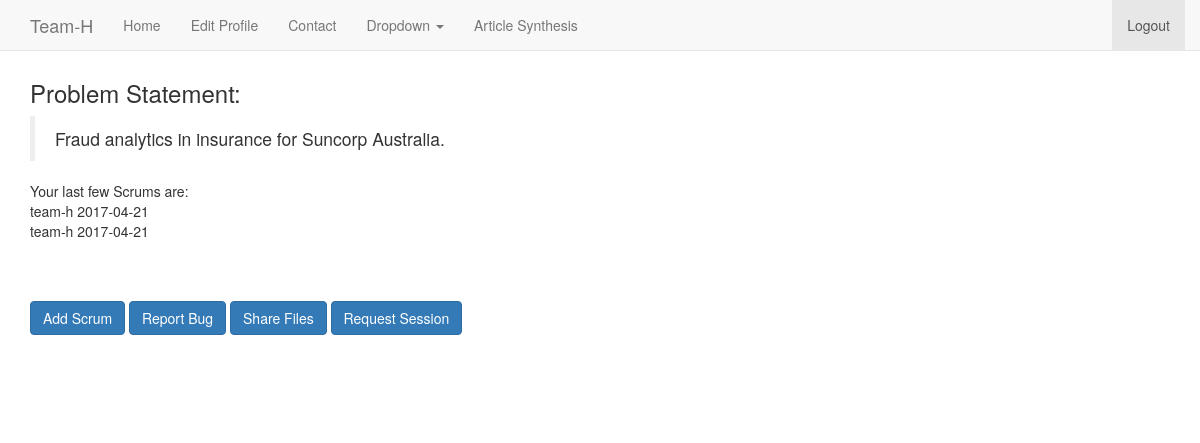
Before: /ironman/1/ (signed in) with the older database file.
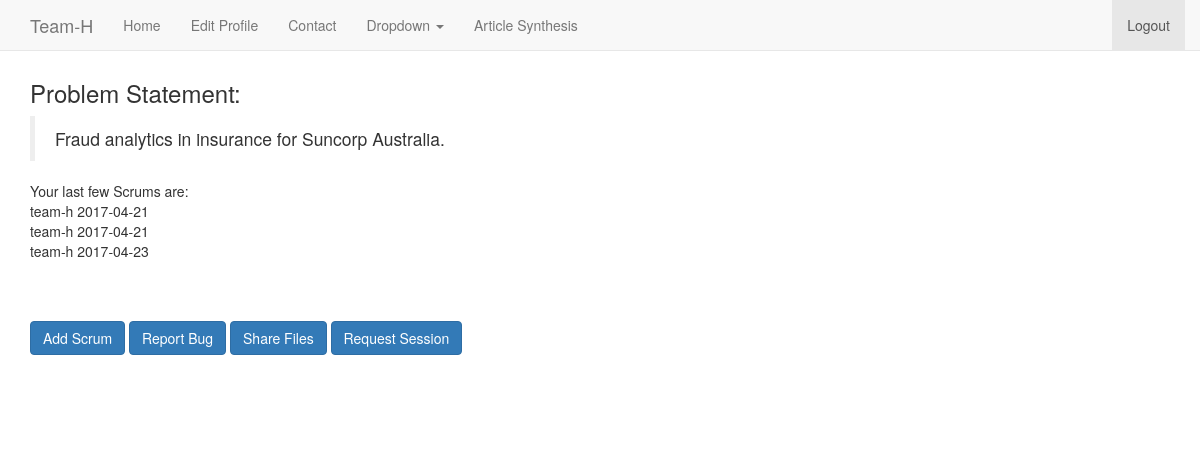
After: the same page with the newer database file.
### ironman/models.py (models this page shows)
class Scrum(models.Model):
    comp_yest = models.TextField(max_length=500 )
    roadblk = models.CharField(max_length=500,blank=True, verbose_name='RoadBlocks if any')
    plan_tdy = models.CharField(max_length=500)
    learning = models.CharField(max_length=500,blank=True)
    date = models.DateField(default='2011-11-11')
    created_by = models.CharField(max_length=50)
    project = models.ForeignKey(Project, blank=True, null=True)
    def __str__(self):
        return self.created_by + " " + str(self.date)

### ironman/views.py (the view, shortened to what this page needs)
# urls.py: url(r'^(\d{1,2})/$', views.project ),
def project(request,projNum):
    scrumform = ScrumForm()
    bugform = BugForm()
    sessionform = SessReqForm()
    shareform = ShareDocForm()
    sessions = SessionReq.objects.filter(
        project=Project.objects.get(id=projNum))
    if request.method == "GET":
        obj = Folder.objects.get(project=Project.objects.get(id=projNum),
                                  team=request.user)
        prob_stat = obj.prob_stat
        is_active = obj.is_active
        scrums = Scrum.objects.filter(created_by=request.user)
        context = {'scrumform': scrumform, 'scrums':scrums,
                   'bugform': bugform ,'shareform':shareform,
                   'sessionform':sessionform ,'sessions':sessions ,
                   'projNum':projNum, 'prob_stat':prob_stat,
                   'is_active': is_active}
        return render(request, 'scrumForm.html', context)

### ironman/templates/scrumForm.html (shortened to what this page needs)
{% extends 'base.html' %}
{% load bootstrap3 %}
{% if user.is_authenticated %}
{% block body %}
     <h3 >Problem Statement:</h3>
        <div >
            <blockquote>{{ prob_stat }}</blockquote>
        </div>
    {% if scrums %}
    Your last few Scrums are:<br>
        {% for scrum in scrums %}
            {{ scrum }}<br>
        {% endfor %}
{% endif %}
<br><br><br>
{% if is_active %}
    <button type="button" class="btn btn-primary" data-toggle="collapse" data-target="#scrum">Add Scrum</button>
    <button type="button" class="btn btn-primary" data-toggle="collapse" data-target="#bug">Report Bug</button>
    <button type="button" class="btn btn-primary" data-toggle="collapse" data-target="#share">Share Files</button>
    <button type="button" class="btn btn-primary" data-toggle="collapse" data-target="#session">Request Session</button>
    <br><br>
     <br><br><br>
{% endif %}
{% endblock %}
{% endif %}

Changed rows visible on the page:
added Scrum: created_by+date "team-h 2017-04-23"
